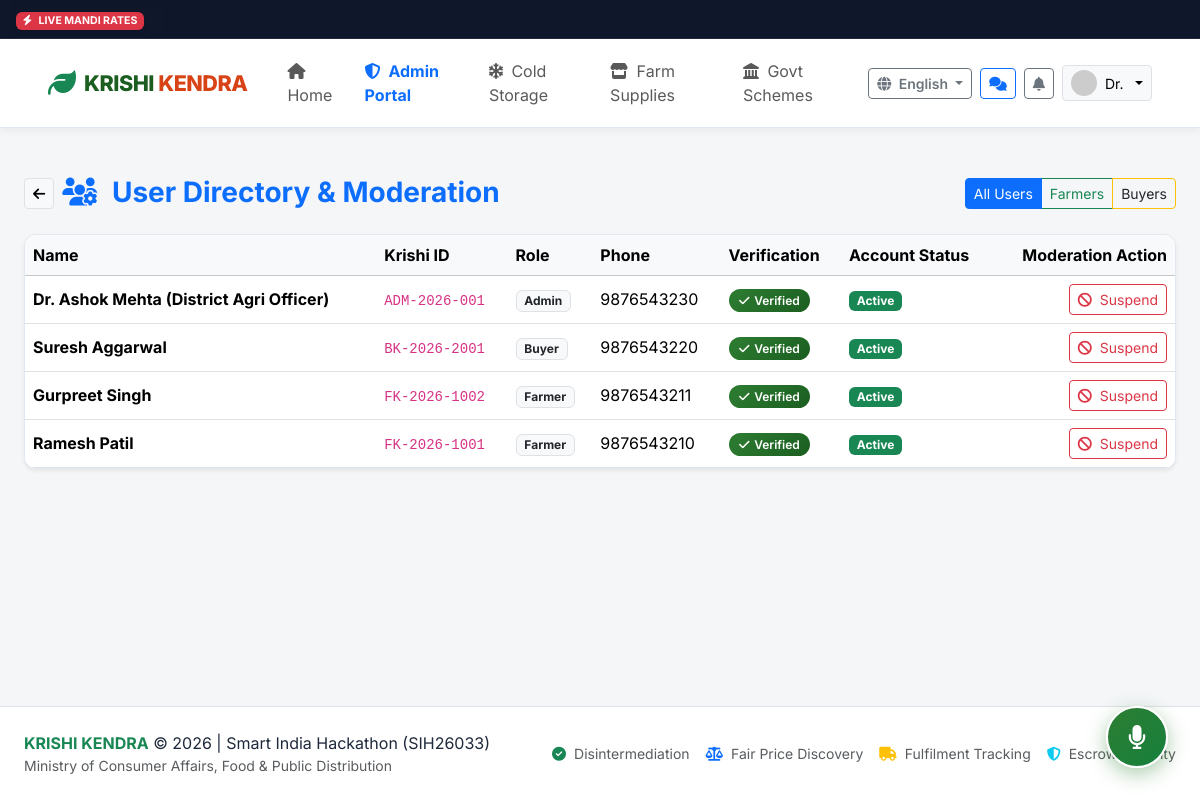
Screenshot of /admin/users (signed in) with the database file from the repository.
### app/models.py (models this page shows, shortened)
class User(db.Model):
    __tablename__ = 'users'
    id = db.Column(db.Integer, primary_key=True)
    custom_id = db.Column(db.String(32), unique=True, nullable=False, index=True) # e.g. FK-2026-1001, BK-2026-2001, ADM-001
    phone = db.Column(db.String(15), unique=True, nullable=False, index=True)
    password_hash = db.Column(db.String(255), nullable=True)
    role = db.Column(db.String(20), nullable=False, default='farmer') # farmer, buyer, admin
    name = db.Column(db.String(120), nullable=False)
    profile_image = db.Column(db.String(255), default='default_avatar.png')
    preferred_language = db.Column(db.String(10), default='en') # en, hi, mr, ta, te
    is_verified = db.Column(db.Boolean, default=False)
    verification_status = db.Column(db.String(20), default='none') # none, pending, approved, rejected
    gov_id_type = db.Column(db.String(50), nullable=True) # Aadhaar, Voter Card, Kisan Credit Card
    gov_id_masked = db.Column(db.String(50), nullable=True) # e.g. "XXXX-XXXX-1234" (Never store full plaintext)
    verification_doc = db.Column(db.String(255), nullable=True)
    verification_rejection_reason = db.Column(db.String(255), nullable=True)
    is_active = db.Column(db.Boolean, default=True)
    created_at = db.Column(db.DateTime, default=datetime.utcnow)
    updated_at = db.Column(db.DateTime, default=datetime.utcnow, onupdate=datetime.utcnow)
    farmer_profile = db.relationship('FarmerProfile', backref='user', uselist=False, cascade='all, delete-orphan')
    buyer_profile = db.relationship('BuyerProfile', backref='user', uselist=False, cascade='all, delete-orphan')
    inventories = db.relationship('Inventory', backref='farmer', lazy='dynamic', cascade='all, delete-orphan')
    requirements = db.relationship('Requirement', backref='buyer', lazy='dynamic', cascade='all, delete-orphan')
    notifications = db.relationship('Notification', backref='user', lazy='dynamic', cascade='all, delete-orphan')

### app/routes/admin.py (the view)
@admin_bp.route('/users')
@admin_required
def users():
    role_filter = request.args.get('role', '')
    query = User.query
    if role_filter:
        query = query.filter_by(role=role_filter)
    all_users = query.order_by(User.created_at.desc()).all()
    return render_template('admin/users.html', users=all_users, role_filter=role_filter)

### app/routes/auth.py (called while the page is built)
def admin_required(f):
    @wraps(f)
    def decorated_function(*args, **kwargs):
        if g.user is None or g.user.role != 'admin':
            flash('Authorized Admin / Officer access required.', 'danger')
            return redirect(url_for('auth.login'))
        return f(*args, **kwargs)
    return decorated_function

### app/templates/admin/users.html (shortened to what this page needs)
{% extends "base.html" %}
{% block content %}
<div class="container-fluid px-lg-4 py-3">
  <div class="d-flex justify-content-between align-items-center mb-4">
    <div class="d-flex align-items-center gap-2">
      <a href="{{ url_for('admin.dashboard') }}" class="btn btn-sm btn-light border"><i class="fas fa-arrow-left"></i></a>
      <h3 class="fw-bold text-primary mb-0"><i class="fas fa-users-cog me-2"></i> User Directory & Moderation</h3>
    </div>
    <div class="btn-group">
      <a href="{{ url_for('admin.users') }}" class="btn btn-sm btn-outline-primary {% if not role_filter %}active{% endif %}">All Users</a>
      <a href="{{ url_for('admin.users', role='farmer') }}" class="btn btn-sm btn-outline-success {% if role_filter == 'farmer' %}active{% endif %}">Farmers</a>
      <a href="{{ url_for('admin.users', role='buyer') }}" class="btn btn-sm btn-outline-warning text-dark {% if role_filter == 'buyer' %}active{% endif %}">Buyers</a>
    </div>
  </div>
  <div class="k-card p-0 overflow-hidden shadow-sm">
    <div class="table-responsive">
      <table class="table table-hover align-middle mb-0">
        <thead class="table-light">
          <tr>
            <th>Name</th>
            <th>Krishi ID</th>
            <th>Role</th>
            <th>Phone</th>
            <th>Verification</th>
            <th>Account Status</th>
            <th class="text-end">Moderation Action</th>
          </tr>
        </thead>
        <tbody>
          {% for u in users %}
          <tr>
            <td>
              <strong>{{ u.name }}</strong>
            </td>
            <td><code>{{ u.custom_id }}</code></td>
            <td><span class="badge bg-light text-dark border">{{ u.role.capitalize() }}</span></td>
            <td>{{ u.phone }}</td>
            <td>
              {% if u.is_verified %}
                <span class="badge badge-verified"><i class="fas fa-check"></i> Verified</span>
              {% else %}
                <span class="badge bg-secondary">{{ u.verification_status.capitalize() }}</span>
              {% endif %}
            </td>
            <td>
              {% if u.is_active %}
                <span class="badge bg-success">Active</span>
              {% else %}
                <span class="badge bg-danger">Suspended</span>
              {% endif %}
            </td>
            <td class="text-end">
              <form method="POST" action="{{ url_for('admin.toggle_user_status', user_id=u.id) }}" class="d-inline" onsubmit="return confirm('Change account status for this user?');">
                {% if u.is_active %}
                  <button type="submit" class="btn btn-sm btn-outline-danger">
                    <i class="fas fa-ban me-1"></i> Suspend
                  </button>
                {% else %}
                  <button type="submit" class="btn btn-sm btn-outline-success">
                    <i class="fas fa-undo me-1"></i> Restore
                  </button>
                {% endif %}
              </form>
            </td>
          </tr>
          {% endfor %}
        </tbody>
      </table>
    </div>
  </div>
</div>
{% endblock %}

### app/templates/base.html (shortened to what this page needs)
<!DOCTYPE html>
<html lang="{{ current_lang }}">
<head>
  <link href="https://cdn.jsdelivr.net/npm/bootstrap@5.3.3/dist/css/bootstrap.min.css" rel="stylesheet">
  <link rel="stylesheet" href="https://cdnjs.cloudflare.com/ajax/libs/font-awesome/6.5.1/css/all.min.css">
  <link rel="stylesheet" href="{{ url_for('static', filename='css/style.css') }}">
</head>
<body class="{% if current_user and current_user.role == 'farmer' %}theme-farmer{% elif current_user and current_user.role == 'buyer' %}theme-buyer{% elif current_user and current_user.role == 'admin' %}theme-admin{% endif %}">
  <div class="mandi-ticker">
    <div class="mandi-ticker-badge">
      <span class="badge bg-danger shadow-sm"><i class="fas fa-bolt me-1"></i> LIVE MANDI RATES</span>
    </div>
    <div class="mandi-ticker-track">
      <div class="ticker-wrap">
      </div>
    </div>
  </div>
  <nav class="navbar navbar-expand-lg navbar-krishi sticky-top">
    <div class="container-fluid px-lg-4">
      <a class="navbar-brand d-flex align-items-center" href="{{ url_for('main.index') }}">
        <i class="fas fa-leaf text-success fs-3 me-2"></i>
        <div class="brand-title">
          KRISHI <span>KENDRA</span>
        </div>
      </a>
      <div class="collapse navbar-collapse" id="navbarKrishiContent">
        <ul class="navbar-nav me-auto mb-2 mb-lg-0 ms-lg-3">
          <li class="nav-item">
            <a class="nav-link {% if request.endpoint == 'main.index' %}active fw-bold{% endif %}" href="{{ url_for('main.index') }}"><i class="fas fa-home me-1"></i> <span data-i18n="nav_home">Home</span></a>
          </li>
          {% if current_user %}
            {% if current_user.role == 'farmer' %}
              <li class="nav-item">
                <a class="nav-link {% if request.endpoint == 'farmer.dashboard' %}active text-success fw-bold{% endif %}" href="{{ url_for('farmer.dashboard') }}"><i class="fas fa-tachometer-alt me-1"></i> <span data-i18n="nav_dashboard">Dashboard</span></a>
              </li>
              <li class="nav-item">
                <a class="nav-link {% if request.endpoint == 'farmer.inventory' or request.endpoint == 'farmer.add_produce' %}active text-success fw-bold{% endif %}" href="{{ url_for('farmer.inventory') }}"><i class="fas fa-boxes me-1"></i> <span data-i18n="nav_inventory">My Inventory</span></a>
              </li>
              <li class="nav-item">
                <a class="nav-link {% if request.endpoint == 'farmer.orders' %}active text-success fw-bold{% endif %}" href="{{ url_for('farmer.orders') }}"><i class="fas fa-handshake me-1"></i> <span data-i18n="nav_orders">Orders</span></a>
              </li>
            {% elif current_user.role == 'admin' %}
              <li class="nav-item">
                <a class="nav-link {% if 'admin.' in (request.endpoint or '') %}active text-primary fw-bold{% endif %}" href="{{ url_for('admin.dashboard') }}"><i class="fas fa-shield-alt me-1"></i> Admin Portal</a>
              </li>
            {% endif %}
          {% endif %}
          <li class="nav-item">
            <a class="nav-link " href="{{ url_for('cold_storage.index') }}"><i class="fas fa-snowflake me-1"></i> <span data-i18n="nav_cold_storage"></span></a>
          </li>
          <li class="nav-item">
            <a class="nav-link " href="{{ url_for('marketplace.index') }}"><i class="fas fa-store me-1"></i> <span data-i18n="nav_marketplace"></span></a>
          </li>
          <li class="nav-item">
            <a class="nav-link {% if 'schemes.' in (request.endpoint or '') %}active fw-bold{% endif %}" href="{{ url_for('schemes.index') }}"><i class="fas fa-landmark me-1"></i> <span data-i18n="nav_schemes">Govt Schemes</span></a>
          </li>
        </ul>
        <div class="d-flex align-items-center gap-2">
          <div class="dropdown">
            <button class="btn btn-sm btn-outline-secondary dropdown-toggle fw-semibold" type="button" data-bs-toggle="dropdown">
              <i class="fas fa-globe me-1"></i> {{ available_languages.get(current_lang, 'Language') }}
            </button>
          </div>
          {% if current_user %}
            <a href="{{ url_for('chat.chat_list') }}" class="btn btn-sm btn-outline-primary position-relative" title="Conversations & Offers">
              <i class="fas fa-comments"></i>
            </a>
            <div class="dropdown">
              <button class="btn btn-sm btn-outline-secondary position-relative" type="button" data-bs-toggle="dropdown" title="Notifications">
                <i class="fas fa-bell"></i>
              </button>
            </div>
            <div class="dropdown">
              <button class="btn btn-sm btn-light border dropdown-toggle d-flex align-items-center gap-2" type="button" data-bs-toggle="dropdown">
                <img src="{% if current_user.profile_image and current_user.profile_image != 'default_avatar.png' %}{{ url_for('static', filename='uploads/' + current_user.profile_image) }}{% else %}https://ui-avatars.com/api/?name={{ current_user.name }}&background=2e7d32&color=fff{% endif %}" alt="Avatar" class="rounded-circle" width="26" height="26">
                <span>{{ current_user.name.split()[0] }}</span>
              </button>
            </div>
          {% endif %}
        </div>
      </div>
    </div>
  </nav>
  <main class="py-3">
    {% block content %}{% endblock %}
  </main>
  <div class="voice-assistant-fab" id="voiceAssistantFab" title="Click to speak or chat with Krishi Mitra AI Copilot">
    <i class="fas fa-microphone fs-4"></i>
  </div>
  <footer class="bg-white border-top py-4 mt-5">
    <div class="container-fluid px-lg-4 d-flex flex-column flex-md-row justify-content-between align-items-center gap-3">
      <div>
        <span class="fw-bold text-success">KRISHI KENDRA</span> &copy; 2026 | Smart India Hackathon (SIH26033)
        <div class="text-muted small">Ministry of Consumer Affairs, Food & Public Distribution</div>
      </div>
      <div class="d-flex gap-3 small text-muted">
        <span><i class="fas fa-check-circle text-success me-1"></i> Disintermediation</span>
        <span><i class="fas fa-balance-scale text-primary me-1"></i> Fair Price Discovery</span>
        <span><i class="fas fa-truck text-warning me-1"></i> Fulfilment Tracking</span>
        <span><i class="fas fa-shield-alt text-info me-1"></i> Escrow Security</span>
      </div>
    </div>
  </footer>
</body>
</html>

### app/static/css/style.css (style rules this page uses)
:root { --primary-green: #1b5e20; --accent-green: #2e7d32; --light-green: #e8f5e9; --border-green: #a5d6a7; --buyer-orange: #d84315; --buyer-accent: #e65100; --buyer-light: #fff3e0; --buyer-border: #ffcc80; --admin-navy: #1a237e; --admin-light: #e8eaf6; --dark-slate: #1e293b; --medium-slate: #475569; --light-slate: #f8fafc; --card-bg: #ffffff; --shadow-sm: 0 2px 8px rgba(0, 0, 0, 0.06); --shadow-md: 0 4px 16px rgba(0, 0, 0, 0.08); --shadow-lg: 0 10px 25px rgba(0, 0, 0, 0.12); --radius-sm: 8px; --radius-md: 12px; --radius-lg: 16px; --radius-xl: 24px; }
body { font-family: 'Inter', -apple-system, BlinkMacSystemFont, "Segoe UI", Roboto, "Helvetica Neue", Arial, sans-serif; background-color: #f4f6f8; color: var(--dark-slate); min-height: 100vh; display: flex; flex-direction: column; }
main { flex: 1; }
.navbar-krishi { background: #ffffff; border-bottom: 1px solid #e2e8f0; box-shadow: var(--shadow-sm); padding: 0.75rem 1.5rem; }
.brand-title { font-weight: 800; font-size: 1.35rem; color: var(--primary-green); letter-spacing: -0.5px; }
.brand-title span { color: var(--buyer-orange); }
.theme-admin { --theme-primary: var(--admin-navy); --theme-accent: #283593; --theme-light: var(--admin-light); --theme-border: #9fa8da; }
.k-card { background: #ffffff; border: 1px solid #e2e8f0; border-radius: var(--radius-md); box-shadow: var(--shadow-sm); padding: 1.5rem; transition: transform 0.2s ease, box-shadow 0.2s ease; }
.badge-verified { background: linear-gradient(135deg, #2e7d32, #1b5e20); color: #ffffff; font-weight: 600; padding: 0.35rem 0.65rem; border-radius: 20px; display: inline-flex; align-items: center; gap: 0.3rem; }
.mandi-ticker { background: #0f172a; color: #f8fafc; padding: 0.5rem 1rem; font-size: 0.88rem; overflow: hidden; white-space: nowrap; border-bottom: 1px solid #1e293b; display: flex; align-items: center; position: relative; }
.mandi-ticker-badge { flex-shrink: 0; z-index: 10; background: #0f172a; padding-right: 1.25rem; box-shadow: 15px 0 20px -2px #0f172a; }
.mandi-ticker-track { overflow: hidden; flex: 1; position: relative; white-space: nowrap; }
.ticker-wrap { display: inline-block; white-space: nowrap; padding-left: 100%; animation: tickerSlide 32s linear infinite; }
.voice-assistant-fab { position: fixed; bottom: 2rem; right: 2rem; width: 62px; height: 62px; border-radius: 50%; background: linear-gradient(135deg, #2e7d32, #15803d); color: #ffffff; display: flex; align-items: center; justify-content: center; box-shadow: 0 6px 20px rgba(46, 125, 50, 0.4); cursor: pointer; z-index: 1050; border: 2px solid #ffffff; transition: transform 0.2s ease, box-shadow 0.2s ease; }

### rows the page displays
User: name "Dr.", name "Dr. Ashok Mehta (District Agri Officer)", custom_id "ADM-2026-001", role "Admin", phone "9876543230", is_verified True (drawn), is_active "Active"
User: name "Suresh Aggarwal", custom_id "BK-2026-2001", role "Buyer", phone "9876543220", is_verified True (drawn), is_active "Active"
User: name "Gurpreet Singh", custom_id "FK-2026-1002", role "Farmer", phone "9876543211", is_verified True (drawn), is_active "Active"
User: name "Ramesh Patil", custom_id "FK-2026-1001", role "Farmer", phone "9876543210", is_verified True (drawn), is_active "Active"

### other values shown
{{ available_languages.get(current_lang, 'Language') }} "English"
